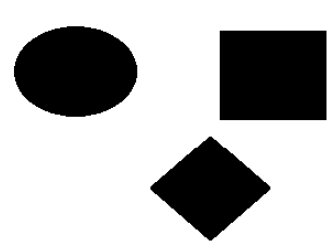
#> input picture _img/shapes.png, 336 x 250 px
$ python sample.py
#> lines starting #> are read from the running program, lines starting #| are printed output that depends on the picture; after the words box and inside, x2 and y2 are one past the last pixel; in counts of white or black regions, pixels touching at a corner belong together
# Before finding contours, we should apply threshold or canny edge detection. Then, by
# using findContours() method, we can find the contours in the binary image.
# After detecting the contour vectors, contours are drawn over the original image by using
# the cv.drawContours() function.

import cv2 as cv
import numpy as np

img = cv.imread('../_img/shapes.png')
#> img is the input picture: shape (250, 336, 3); min 0, max 255, mean 179.6
cv.imshow('Original', img)

gray = cv.cvtColor(img, cv.COLOR_BGR2GRAY)
canny = cv.Canny(gray, 30, 200)
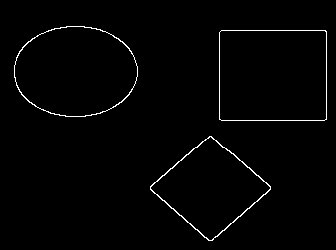
#> canny: shape (250, 336); 1.5% white in thin lines or dots, all inside (x1, y1, x2, y2) = (14, 26, 327, 241)

contours, hierarchy = cv.findContours(canny, cv.RETR_EXTERNAL, cv.CHAIN_APPROX_NONE)
#> contours = 3 contours; box (x1, y1, x2, y2) and area: (219, 30, 327, 121) 9624, (14, 26, 138, 117) 8785, (150, 136, 271, 241) 6638
print("Number of Contours = " ,len(contours))
#| Number of Contours =  3
cv.imshow('Canny Edges', canny)

cv.drawContours(img, contours, -1, (0, 255, 0), 3)
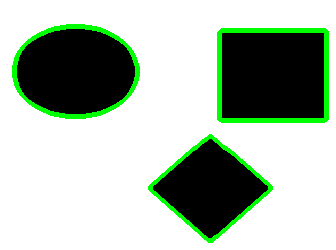
#> img: shape (250, 336, 3); 5.61% of pixels changed, all inside (x1, y1, x2, y2) = (12, 24, 329, 243)
cv.imshow('Contours', img)

cv.waitKey(0)
cv.destroyAllWindows()
